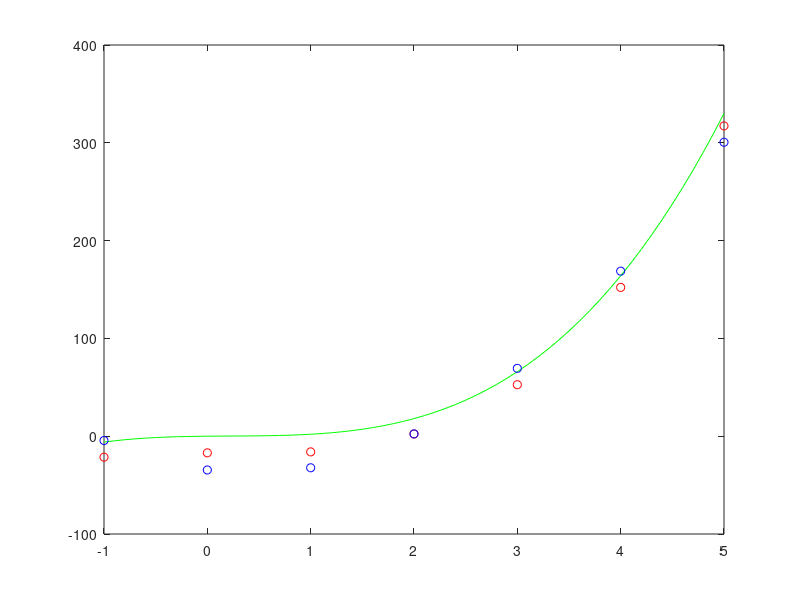

Write MATLAB code to recreate this figure.
clear all
clc
% problema inventado
x = -1:0.1:5;
f = @(x)(3*x.^3-2*x.^2+x);
y = f(x);


xn =[    -1.00000   -21.45398
     0.00000   -17.02430
     1.00000   -16.02433
     2.00000     2.26705
     3.00000    52.65701
     4.00000   152.14008
     5.00000   317.27852];

%si el modelo es exponencial el yn hacerlo logaritmico pero solo si los 'y' no son negativos
%si el modelo es de grado n la matriz a es igual a (1 xn xn.^2 xn.^n)
%para ver el error se saca el error cuadrado medio o la diferencia gaussiana
%k representa el grado del modelo a representar
% cambiar xn y yn para el problema especifico
k =2;
yn =xn(:,2);
xn = xn(:,1);
%polinomio grado k
A =[ones(size(xn))];

for i=1:k
  A =[A xn.^i];
end

AB = [inv(A'*A)*(A'*yn)]
%yest = AB(1)+AB(2)*xn+AB(3)*xn.^2+AB(i+1)*xn.^i;
yest = AB(1);
for i=1:(k)
  yest = yest+AB(i+1)*xn.^i;
end

plot(x,y,'g',xn,yn,'ro', xn, yest, 'bo');
% error cuadrado medio
ECM = mean((yest-yn).^2)
